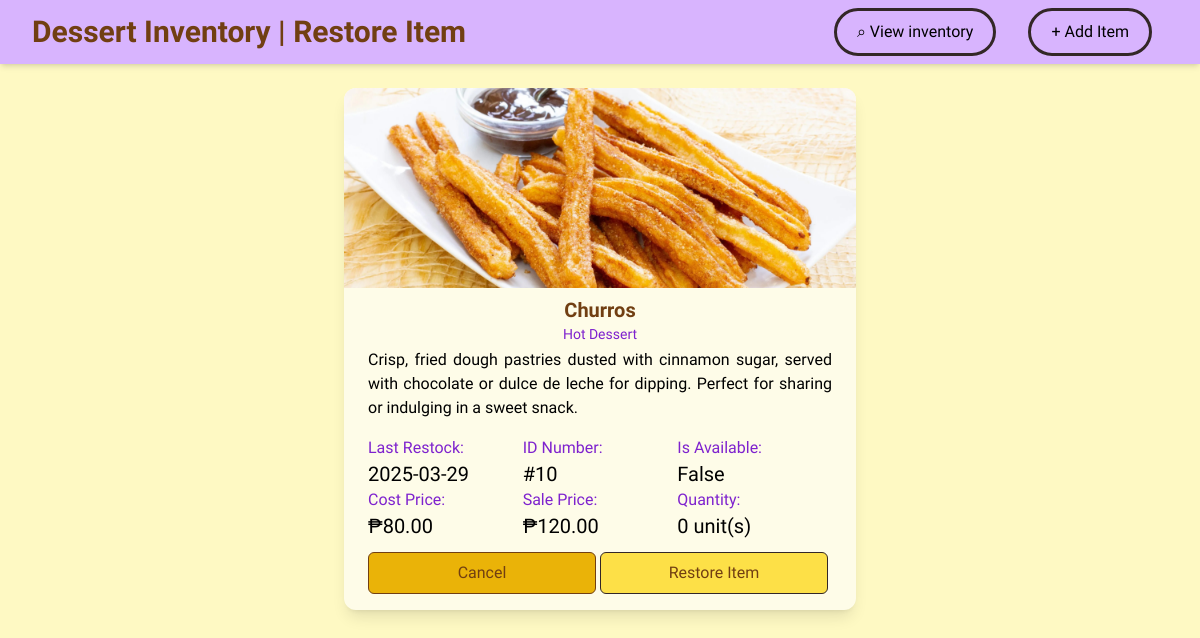
Page /restore-item-form.php?id=10 on the committed database.
### tables this page shows
CREATE TABLE IF NOT EXISTS `crem_de_la_crem` (
    id INT PRIMARY KEY AUTO_INCREMENT,
    name VARCHAR(100) NOT NULL,
    category VARCHAR(100),
    description TEXT,
    image_path VARCHAR(255),
    last_restocked DATE NOT NULL,
    is_available TINYINT(1) NOT NULL DEFAULT 1,
    sell_price FLOAT NOT NULL,
    cost_price FLOAT NOT NULL,
    quantity INT NOT NULL,
    active TINYINT(1) NOT NULL DEFAULT 1
);

### db.php (called while the page is built, shortened)
<?php
$table = "crem_de_la_crem";
?>

### restore-item-form.php (the view, shortened to what this page needs)
<?php
require 'db.php';
$id = $_GET['id'];
$sql = "SELECT * FROM $table WHERE id = $id";
$result = $conn->query($sql);
if($result && $result->num_rows > 0){
    $item = $result->fetch_assoc();
    $id = $item['id'];
    $name = $item['name'];
    $category = $item['category'];
    $description = $item['description'];
    $imagePath = ltrim($item['image_path'], '/');
    $lastRestocked = $item['last_restocked'];
    $isAvailable = ($item['quantity'] > 0) ? 1 : 0;
    $sellPrice = number_format(floatval($item['sell_price']), 2);
    $costPrice = number_format(floatval($item['cost_price']), 2);
    $quantity = $item['quantity'];
}
?>
<!DOCTYPE html>
<html lang="en">
<head>
    <link rel="stylesheet" href="dist/styles.css">
    <link rel="stylesheet" href="dist/hoverStyle.css">
    <script src="https://cdn.tailwindcss.com"></script>
</head>
<body class="font-['Maven_Pro'] bg-yellow-100">
    <nav class="bg-purple-300 p-2 shadow-md flex items-center justify-between px-8 mt">
        <div id="nav-header">
            <h1 class="text-3xl font-bold text-yellow-900">Dessert Inventory | Restore Item</h1>
        </div>
        <div id="nav-buttons" class="flex space-x-4 mr-4">
            <a href='index.php#inventory-table-div'><button id="button-view-inv">⌕ View inventory</button></a>
            <a href='index.php#add-item-form-div'><button id="button-add-item">+ Add Item</button></a>
        </div>
    </nav>
    <div id="item-info-div" class="max-w-lg rounded-xl bg-yellow-50 shadow-lg overflow-hidden mx-auto mt-6 mb-6">
        <img src="<?php echo $imagePath ?>" alt="selected item image" class="w-full max-h-50 object-cover">
        <div class="item-info px-6">
            <h1 class="text-xl font-semibold text-center mt-2 text-yellow-900"><?php echo $name; ?></h1>
            <h2 class="text-sm text-center text-purple-700 mb-1"><?php echo str_replace("_", " ", $category); ?></h2>
            <p class="text-md text-justify mb-4"><?php echo $description; ?></p>
            <div id="middle-info" class="flex flex-row">
                <div id="last-restocked-info" class="w-1/3">
                    <p class="text-md text-purple-700">Last Restock:</p>
                    <h2 class="text-xl"><?php echo $lastRestocked; ?></h2>
                </div>
                <div id="id-info" class="w-1/3">
                    <p class="text-md text-purple-700">ID Number:</p>
                    <h2 class="text-xl">#<?php echo $id; ?></h2>
                </div>
                <div id="is-available-info" class="w-1/3">
                    <p class="text-md text-purple-700">Is Available:</p>
                    <h2 class="text-xl"><?php echo ($isAvailable === 1 ? "True" : "False"); ?></h2>
                </div>
            </div>
            <div id="bottom-info" class="flex flex-row items-center justify-evenly">
                <div id="cost-price-info" class="w-1/3">
                    <p class="text-md text-purple-700">Cost Price:</p>
                    <h2 class="text-xl">₱<?php echo $costPrice; ?></h2>
                </div>
                <div id="sale-price-info" class="w-1/3">
                    <p class="text-md text-purple-700">Sale Price:</p>
                    <h2 class="text-xl">₱<?php echo $sellPrice; ?></h2>
                </div>
                <div id="quantity-info" class="w-1/3">
                    <p class="text-md text-purple-700">Quantity:</p>
                    <h2 class="text-xl"><?php echo $quantity; ?> unit(s)</h2>
                </div>
            </div>
        </div>
        <div id="item-buttons" class="max-w-full justify-between mt-1 mb-4 px-6">
            <a href="index.php"><button id="button-cancel-delete" class="w-57 cursor-pointer font-medium mt-2 px-6 py-2 bg-yellow-500 text-yellow-900 rounded-md focus:outline-none focus:ring-2 focus:ring-blue-500 focus:ring-opacity-50">Cancel</button></a>
            <a href="restore-item.php?id=<?php echo $_GET['id']; ?>"><button class="love w-57 cursor-pointer font-medium mt-2 px-6 py-2 bg-yellow-300 text-yellow-900 rounded-md focus:outline-none focus:ring-2 focus:ring-blue-500 focus:ring-opacity-50">Restore Item</button></a>
        </div>
    </div>
</body>
</html>

### rows in the picture
crem_de_la_crem: image_path (picture), name "Churros", category "Hot Dessert", description "Crisp, fried dough pastries dusted with cinnamon sugar, served with chocolate or dulce de leche for dipping. Perfect for sharing or indulging in a sweet snack.", last_restocked "2025-03-29", id "10", cost_price "80.00", sell_price "120.00", quantity "0"
